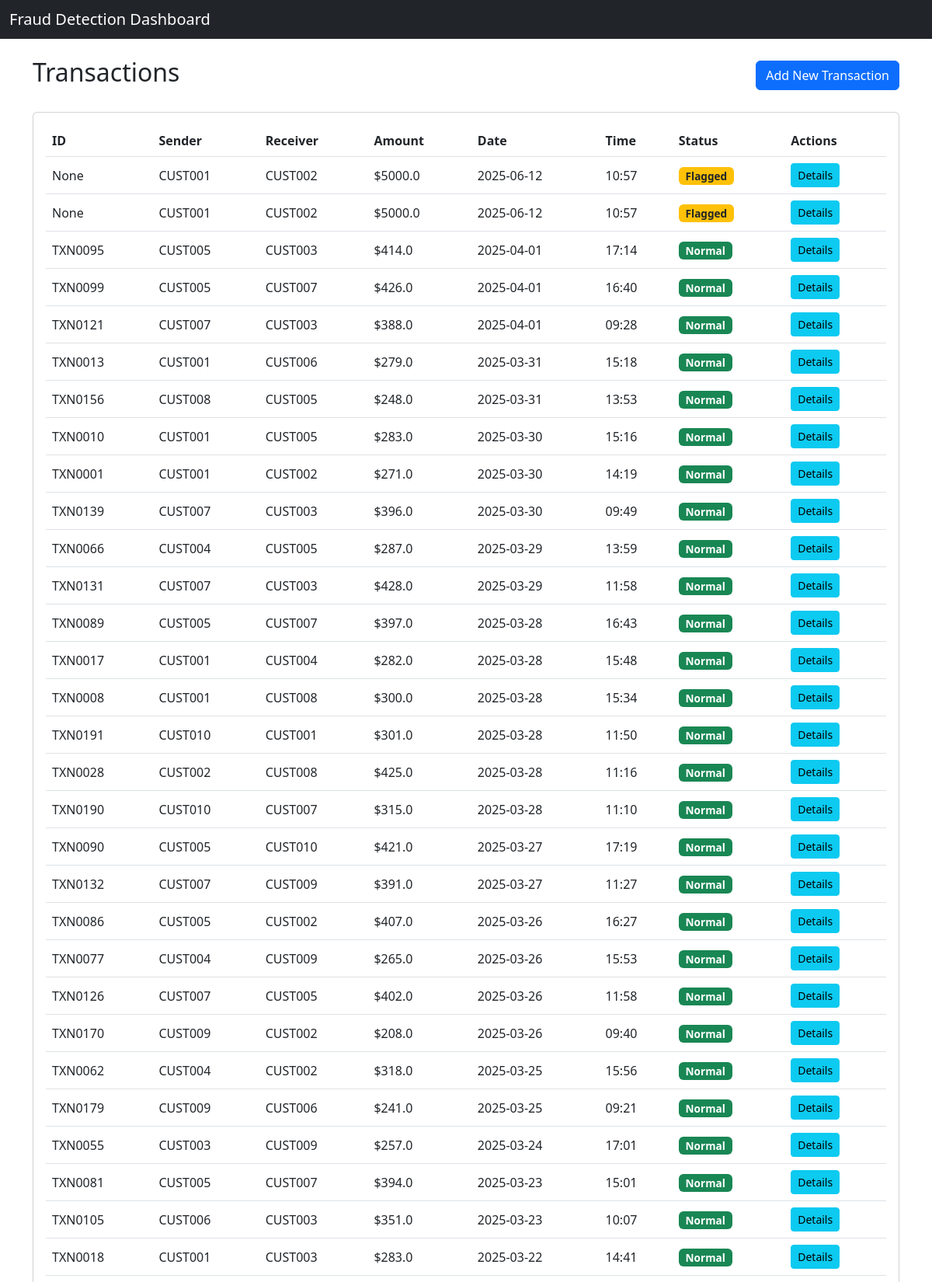
The page / (upper part) on the database its author committed.
### tables this page shows
CREATE TABLE transactions (
        ID TEXT PRIMARY KEY,
        CustomerID TEXT,
        CustomerID2 TEXT,
        Amount REAL,
        Date TEXT,
        Time TEXT,
        IP TEXT
    , status TEXT DEFAULT "normal", explanation TEXT);

### app.py (the view)
@app.route('/')
def dashboard():
    conn = get_db_connection()
    transactions = conn.execute('''
        SELECT * FROM transactions
        ORDER BY Date DESC, Time DESC
    ''').fetchall()
    conn.close()
    return render_template('dashboard.html', transactions=transactions)

### app.py (called while the page is built)
def get_db_connection():
    conn = sqlite3.connect('transactions.db')
    conn.row_factory = sqlite3.Row
    return conn

### templates/dashboard.html (shortened to what this page needs)
<!DOCTYPE html>
<html lang="en">
<head>
    <link href="https://cdn.jsdelivr.net/npm/bootstrap@5.3.0/dist/css/bootstrap.min.css" rel="stylesheet">
    <link rel="stylesheet" href="{{ url_for('static', filename='style.css') }}">
</head>
<body>
    <nav class="navbar navbar-dark bg-dark">
        <div class="container-fluid">
            <span class="navbar-brand mb-0 h1">Fraud Detection Dashboard</span>
        </div>
    </nav>
    <div class="container mt-4">
        <div class="d-flex justify-content-between align-items-center mb-4">
            <h2>Transactions</h2>
            <a href="{{ url_for('new_transaction') }}" class="btn btn-primary">Add New Transaction</a>
        </div>
        <div class="card">
            <div class="card-body">
                <div class="table-responsive">
                    <table class="table table-hover">
                        <thead>
                            <tr>
                                <th>ID</th>
                                <th>Sender</th>
                                <th>Receiver</th>
                                <th>Amount</th>
                                <th>Date</th>
                                <th>Time</th>
                                <th>Status</th>
                                <th>Actions</th>
                            </tr>
                        </thead>
                        <tbody>
                            {% for txn in transactions %}
                            <tr class="transaction-row {{ txn.status }}">
                                <td>{{ txn.ID }}</td>
                                <td>{{ txn.CustomerID }}</td>
                                <td>{{ txn.CustomerID2 }}</td>
                                <td>${{ txn.Amount }}</td>
                                <td>{{ txn.Date }}</td>
                                <td>{{ txn.Time }}</td>
                                <td>
                                    {% if txn.status == 'alert' %}
                                    <span class="badge bg-danger">High Risk</span>
                                    {% elif txn.status == 'flag' %}
                                    <span class="badge bg-warning text-dark">Flagged</span>
                                    {% else %}
                                    <span class="badge bg-success">Normal</span>
                                    {% endif %}
                                </td>
                                <td>
                                    <a href="{{ url_for('transaction_detail', txn_id=txn.ID) }}" class="btn btn-sm btn-info">Details</a>
                                </td>
                            </tr>
                            {% endfor %}
                        </tbody>
                    </table>
                </div>
            </div>
        </div>
    </div>
</body>
</html>

### static/style.css (style rules this page uses)
.transaction-row.flag { background-color: rgba(255, 193, 7, 0.1); }
.transaction-row.normal { background-color: rgba(40, 167, 69, 0.1); }
.table th, .table td { vertical-align: middle; }
.badge { font-size: 0.85rem; }

### rows shown on the page
transactions: ID "None", CustomerID "CUST001", CustomerID2 "CUST002", Amount "5000.0", Date "2025-06-12", Time "10:57", shows "Flagged", status "Flagged"
transactions: ID "TXN0095", CustomerID "CUST005", CustomerID2 "CUST003", Amount "414.0", Date "2025-04-01", Time "17:14", status "Normal"
transactions: ID "TXN0099", CustomerID "CUST005", CustomerID2 "CUST007", Amount "426.0", Date "2025-04-01", Time "16:40", status "Normal"
transactions: ID "TXN0121", CustomerID "CUST007", CustomerID2 "CUST003", Amount "388.0", Date "2025-04-01", Time "09:28", status "Normal"
transactions: ID "TXN0013", CustomerID "CUST001", CustomerID2 "CUST006", Amount "279.0", Date "2025-03-31", Time "15:18", status "Normal"
transactions: ID "TXN0156", CustomerID "CUST008", CustomerID2 "CUST005", Amount "248.0", Date "2025-03-31", Time "13:53", status "Normal"
transactions: ID "TXN0010", CustomerID "CUST001", CustomerID2 "CUST005", Amount "283.0", Date "2025-03-30", Time "15:16", status "Normal"
transactions: ID "TXN0001", CustomerID "CUST001", CustomerID2 "CUST002", Amount "271.0", Date "2025-03-30", Time "14:19", status "Normal"
transactions: ID "TXN0139", CustomerID "CUST007", CustomerID2 "CUST003", Amount "396.0", Date "2025-03-30", Time "09:49", status "Normal"
transactions: ID "TXN0066", CustomerID "CUST004", CustomerID2 "CUST005", Amount "287.0", Date "2025-03-29", Time "13:59", status "Normal"
transactions: ID "TXN0131", CustomerID "CUST007", CustomerID2 "CUST003", Amount "428.0", Date "2025-03-29", Time "11:58", status "Normal"
transactions: ID "TXN0089", CustomerID "CUST005", CustomerID2 "CUST007", Amount "397.0", Date "2025-03-28", Time "16:43", status "Normal"
transactions: ID "TXN0017", CustomerID "CUST001", CustomerID2 "CUST004", Amount "282.0", Date "2025-03-28", Time "15:48", status "Normal"
transactions: ID "TXN0008", CustomerID "CUST001", CustomerID2 "CUST008", Amount "300.0", Date "2025-03-28", Time "15:34", status "Normal"
transactions: ID "TXN0191", CustomerID "CUST010", CustomerID2 "CUST001", Amount "301.0", Date "2025-03-28", Time "11:50", status "Normal"
transactions: ID "TXN0028", CustomerID "CUST002", CustomerID2 "CUST008", Amount "425.0", Date "2025-03-28", Time "11:16", status "Normal"
transactions: ID "TXN0190", CustomerID "CUST010", CustomerID2 "CUST007", Amount "315.0", Date "2025-03-28", Time "11:10", status "Normal"
transactions: ID "TXN0090", CustomerID "CUST005", CustomerID2 "CUST010", Amount "421.0", Date "2025-03-27", Time "17:19", status "Normal"
transactions: ID "TXN0132", CustomerID "CUST007", CustomerID2 "CUST009", Amount "391.0", Date "2025-03-27", Time "11:27", status "Normal"
transactions: ID "TXN0086", CustomerID "CUST005", CustomerID2 "CUST002", Amount "407.0", Date "2025-03-26", Time "16:27", status "Normal"
transactions: ID "TXN0077", CustomerID "CUST004", CustomerID2 "CUST009", Amount "265.0", Date "2025-03-26", Time "15:53", status "Normal"
transactions: ID "TXN0126", CustomerID "CUST007", CustomerID2 "CUST005", Amount "402.0", Date "2025-03-26", Time "11:58", status "Normal"
transactions: ID "TXN0170", CustomerID "CUST009", CustomerID2 "CUST002", Amount "208.0", Date "2025-03-26", Time "09:40", status "Normal"
transactions: ID "TXN0062", CustomerID "CUST004", CustomerID2 "CUST002", Amount "318.0", Date "2025-03-25", Time "15:56", status "Normal"
transactions: ID "TXN0179", CustomerID "CUST009", CustomerID2 "CUST006", Amount "241.0", Date "2025-03-25", Time "09:21", status "Normal"
transactions: ID "TXN0055", CustomerID "CUST003", CustomerID2 "CUST009", Amount "257.0", Date "2025-03-24", Time "17:01", status "Normal"
transactions: ID "TXN0081", CustomerID "CUST005", CustomerID2 "CUST007", Amount "394.0", Date "2025-03-23", Time "15:01", status "Normal"
transactions: ID "TXN0105", CustomerID "CUST006", CustomerID2 "CUST003", Amount "351.0", Date "2025-03-23", Time "10:07", status "Normal"
transactions: ID "TXN0018", CustomerID "CUST001", CustomerID2 "CUST003", Amount "283.0", Date "2025-03-22", Time "14:41", status "Normal"
